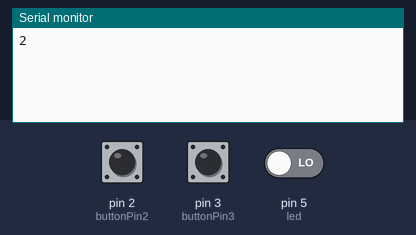
Bench run of a sketch on a simulated Arduino Uno, built with avr-gcc and run on an emulated ATmega328P. On the bench: the last lines printed to the serial monitor. Inputs (shaded band) come from the test bench; at power-on: pin 5 (led) LOW, pin 3 (buttonPin3) LOW, pin 2 (buttonPin2) HIGH.

Above: at 1.2 s.
1.3 s: pin 5 (led) driven HIGH
At 1.8 s:
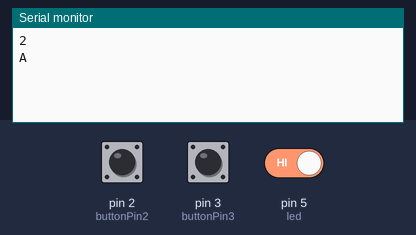
2.8 s: pin 5 (led) driven LOW
At 3.8 s:
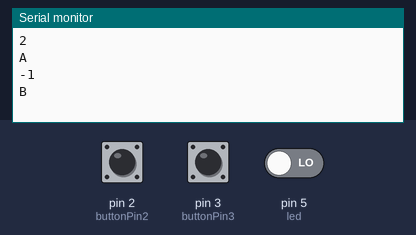
4.3 s: pin 3 (buttonPin3) pulled HIGH for 0.15 s
At 5.3 s:
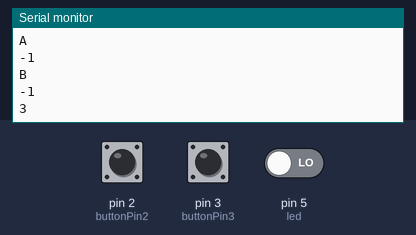
Timing chart, 0 to 7.3 s (numbered marks = the images above; inputs shaded):
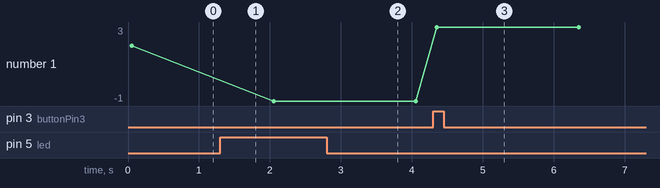

The sketch:

sketch_mar27a-2.ino
```cpp
const int buttonPin0 = 0;    // the number of the pushbutton pin
const int buttonPin1 = 1;
const int buttonPin2 = 2;
const int buttonPin3 = 3;
const int led = 5 ;

// Variables will change:
int a = -1 ;
int ledState = HIGH;         // the current state of the output pin
int buttonState0;             // the current reading from the input pin
int buttonState1;             // the current reading from the input pin
int buttonState2;             // the current reading from the input pin
int buttonState3;             // the current reading from the input pin
int b ;
int pre_a = -1 ;
int lastButtonState0 = LOW;   // the previous reading from the input pin
int lastButtonState1 = LOW;   // the previous reading from the input pin
int lastButtonState2 = LOW;   // the previous reading from the input pin
int lastButtonState3 = LOW;   // the previous reading from the input pin


unsigned long lastDebounceTime = 0;  // the last time the output pin was toggled
unsigned long debounceDelay = 50;    // the debounce time; increase if the output flickers
int readingled ;

unsigned long delaytime = 2000 ;
unsigned long lasttime = 0 ;

void setup() {
  Serial.begin(2000000);
  pinMode(buttonPin0, INPUT);
  pinMode(buttonPin1, INPUT);
  pinMode(buttonPin2, INPUT);
  pinMode(buttonPin3, INPUT);
  pinMode(led , INPUT) ;
}

void loop() {
  // read the state of the switch into a local variable:
  int reading0 = digitalRead(buttonPin0);
  int reading1 = digitalRead(buttonPin1);
  int reading2 = digitalRead(buttonPin2);
  int reading3 = digitalRead(buttonPin3);
  int readingled = digitalRead(led) ;
  if (readingled == 1 && b == 0)
  {
    b = 1;
    delay(50);
    Serial.println("A");
    pre_a = -1;
    a = -1 ;
    }
  else if(readingled == 1 && b== 1)
  {
    b = 1;
    }
  else if(readingled == 0 && b ==0 )
  {
    b = 0;
    }
  else
  {
    b = 0 ;
    delay(50) ;
    Serial.println("B");
    }


  // If the switch changed, due to noise or pressing:
  if (reading0 != lastButtonState0 || reading1 != lastButtonState1 || reading2 != lastButtonState2 || reading3 != lastButtonState3 ) {
    // reset the debouncing timer
    lastDebounceTime = millis();
  }

  if ((millis() - lastDebounceTime) > debounceDelay) {
    if (reading0 != buttonState0) {
      buttonState0 = reading0;
      if (buttonState0 == HIGH) {
        a=0;
      }
    }
    else if (reading1 != buttonState1) {
      buttonState1 = reading1;

      if (buttonState1 == HIGH) {
        a=1;
      }
    }
    else if (reading2 != buttonState2) {
      buttonState2 = reading2;

      if (buttonState2 == HIGH) {
        a=2;
      }
    }
    else /*(reading3 != buttonState3)*/ {
      buttonState3 = reading3;

      if (buttonState3 == HIGH) {
        a=3;
      }
    }
  }

  lastButtonState0 = reading0;
  lastButtonState1 = reading1;
  lastButtonState2 = reading2;
  lastButtonState3 = reading3;


  if(pre_a == a){
      if(lasttime == 0){
          lasttime = millis() ;
        }
      else
        lasttime = lasttime ;
    }
  else{
      lasttime = 0;
    }


  if(pre_a != a){
    Serial.println(a);
    }
  else{
    a = a;
    pre_a = pre_a ;
    if((millis() - lasttime) > delaytime) {Serial.println(a); lasttime = 0 ;}
    else {a = a;pre_a = pre_a ;}
    }

  pre_a = a ;
}
```

Measured:
- after the input at 1.3 s, the serial monitor: prints a new line after 0.05 s (image 1)
- after the input at 2.8 s, the serial monitor: prints a new line after 0.05 s (image 2)
- after the input at 4.3 s, the serial monitor: prints a new line after 0.05 s (image 3)
- plotted number 1: 2 → -1 after the input at 1.3 s, -1 → 3 after the input at 4.3 s
